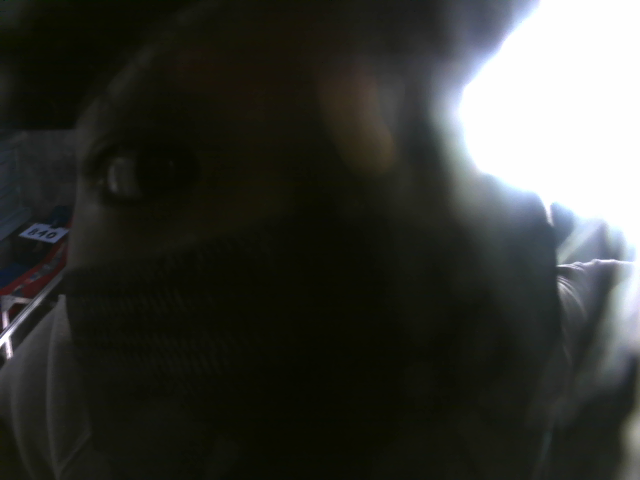
#> input picture photomosaic/center.png, 640 x 480 px, found by its file name; the run also reads 1 picture not shown here
$ python photomosaic.py
#> lines starting #> are read from the running program, lines starting #| are printed output that depends on the picture
import numpy as np
import threading
import cv2
import imutils
import keyboard
import math

from time import sleep
photomosaicVideo = False
photomosaicStart = False

# [4 lines left out: function photomosaicThreading, not called in this run]

center = cv2.imread("/Users/valeriefan/Desktop/MATE-ROV-IP/Photomosaic/center.png")
#> center is the input picture: shape (480, 640, 3); mean B, G, R 52.5, 57.6, 56.1
top = cv2.imread("/Users/valeriefan/Desktop/MATE-ROV-IP/Photomosaic/top.png")
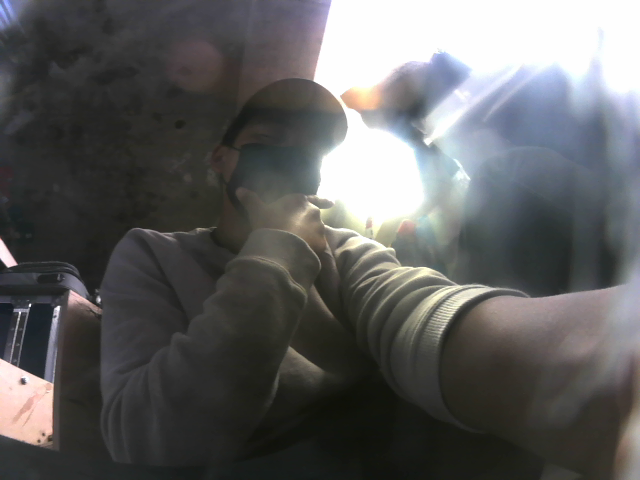
#> input picture photomosaic/top.png, 640 x 480 px, found by its file name
#> top is the input picture: shape (480, 640, 3); mean B, G, R 94.9, 95.1, 94.9
bottom = cv2.imread("/Users/valeriefan/Desktop/MATE-ROV-IP/Photomosaic/bottom.png")
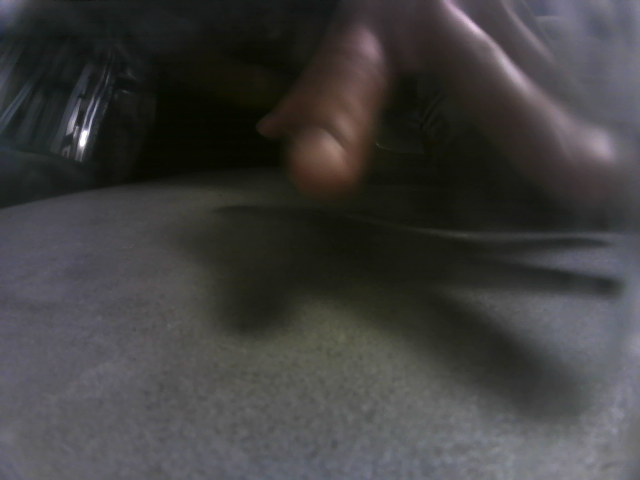
#> input picture photomosaic/bottom.png, 640 x 480 px, found by its file name
#> bottom is the input picture: shape (480, 640, 3); mean B, G, R 62.6, 63.2, 64
left = cv2.imread("/Users/valeriefan/Desktop/MATE-ROV-IP/Photomosaic/left.png")
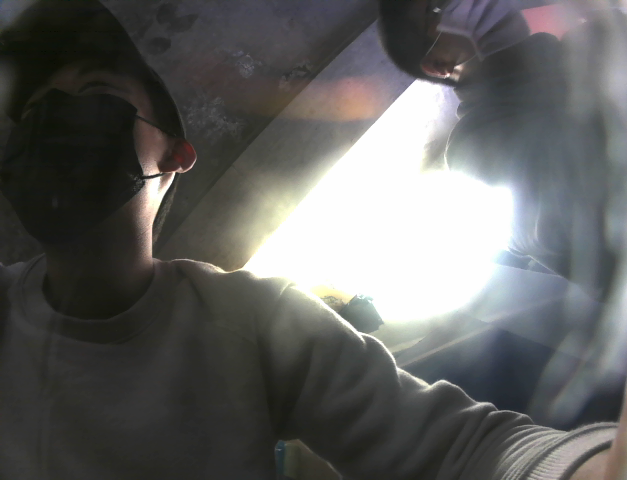
#> input picture photomosaic/left.png, 627 x 480 px, found by its file name
#> left is the input picture: shape (480, 627, 3); mean B, G, R 95.7, 97, 96.5
right = cv2.imread("/Users/valeriefan/Desktop/MATE-ROV-IP/Photomosaic/right.png")
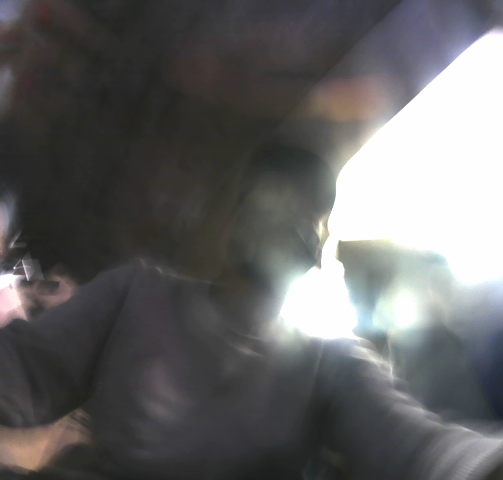
#> input picture photomosaic/right.png, 503 x 480 px, found by its file name
#> right is the input picture: shape (480, 503, 3); mean B, G, R 100, 99.7, 99.9
blank = cv2.imread("/Users/valeriefan/Desktop/MATE-ROV-IP/Photomosaic/blank.png")

snapshots = ["/Users/valeriefan/Desktop/MATE-ROV-IP/Photomosaic/center.png",
    "/Users/valeriefan/Desktop/MATE-ROV-IP/Photomosaic/top.png",
    "/Users/valeriefan/Desktop/MATE-ROV-IP/Photomosaic/bottom.png",
    "/Users/valeriefan/Desktop/MATE-ROV-IP/Photomosaic/left.png",
    "/Users/valeriefan/Desktop/MATE-ROV-IP/Photomosaic/right.png"]

def resize_image(img, scale_w, scale_h):
    return cv2.resize(img, (int(img.shape[1]*scale_h), int(img.shape[0]*scale_w)))

# [20 lines left out: function cropping, not called in this run]

photomosaicCount = 0
photomosaicStart = False
# [70 lines left out: function photomosaic, not called in this run]
